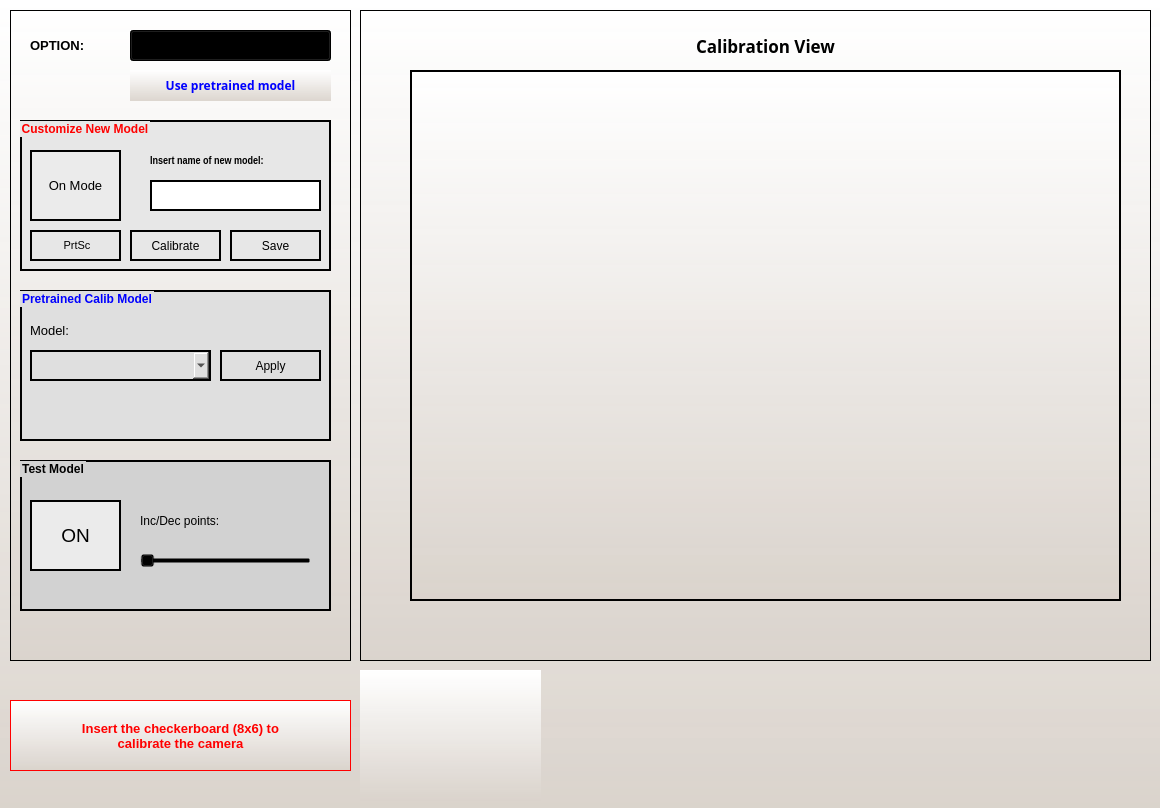
<?xml version="1.0" encoding="UTF-8"?>
<ui version="4.0">
 <class>CameraDialog</class>
 <widget class="QDialog" name="CameraDialog">
  <property name="geometry">
   <rect>
    <x>0</x>
    <y>0</y>
    <width>1160</width>
    <height>808</height>
   </rect>
  </property>
  <property name="windowTitle">
   <string>Calibrate the camera</string>
  </property>
  <property name="windowIcon">
   <iconset>
    <normaloff>icon_tools.png</normaloff>icon_tools.png</iconset>
  </property>
  <property name="styleSheet">
   <string notr="true">background-color:qlineargradient(spread:pad, x1:1, y1:1, x2:1, y2:0, stop:0 rgba(218, 211, 204, 240), stop:1 rgba(255, 255, 255, 255))</string>
  </property>
  <widget class="QFrame" name="frame_8">
   <property name="geometry">
    <rect>
     <x>10</x>
     <y>10</y>
     <width>341</width>
     <height>651</height>
    </rect>
   </property>
   <property name="styleSheet">
    <string notr="true"/>
   </property>
   <property name="frameShape">
    <enum>QFrame::StyledPanel</enum>
   </property>
   <property name="frameShadow">
    <enum>QFrame::Plain</enum>
   </property>
   <widget class="QGroupBox" name="groupBox_11">
    <property name="geometry">
     <rect>
      <x>10</x>
      <y>280</y>
      <width>311</width>
      <height>151</height>
     </rect>
    </property>
    <property name="font">
     <font>
      <pointsize>9</pointsize>
      <weight>75</weight>
      <bold>true</bold>
     </font>
    </property>
    <property name="styleSheet">
     <string notr="true">color: rgb(0,0,255);border: 2px solid;background:rgb(223, 223, 223)</string>
    </property>
    <property name="title">
     <string>Pretrained Calib Model</string>
    </property>
    <widget class="QComboBox" name="cb_calib_model">
     <property name="geometry">
      <rect>
       <x>10</x>
       <y>60</y>
       <width>181</width>
       <height>31</height>
      </rect>
     </property>
     <property name="font">
      <font>
       <pointsize>9</pointsize>
       <weight>50</weight>
       <bold>false</bold>
      </font>
     </property>
     <property name="styleSheet">
      <string notr="true">color: black;</string>
     </property>
    </widget>
    <widget class="QLabel" name="label_44">
     <property name="geometry">
      <rect>
       <x>10</x>
       <y>30</y>
       <width>55</width>
       <height>21</height>
      </rect>
     </property>
     <property name="font">
      <font>
       <pointsize>10</pointsize>
       <weight>50</weight>
       <bold>false</bold>
      </font>
     </property>
     <property name="styleSheet">
      <string notr="true">background: transparent;color: black; border:none;</string>
     </property>
     <property name="text">
      <string>Model:</string>
     </property>
    </widget>
    <widget class="QPushButton" name="btn_apply_calib_model">
     <property name="geometry">
      <rect>
       <x>200</x>
       <y>60</y>
       <width>101</width>
       <height>31</height>
      </rect>
     </property>
     <property name="font">
      <font>
       <weight>50</weight>
       <bold>false</bold>
      </font>
     </property>
     <property name="cursor">
      <cursorShape>PointingHandCursor</cursorShape>
     </property>
     <property name="styleSheet">
      <string notr="true">color :black;</string>
     </property>
     <property name="text">
      <string>Apply</string>
     </property>
    </widget>
    <widget class="QLabel" name="txt_calib_model">
     <property name="geometry">
      <rect>
       <x>10</x>
       <y>110</y>
       <width>291</width>
       <height>31</height>
      </rect>
     </property>
     <property name="font">
      <font>
       <family>Noto Sans</family>
       <pointsize>8</pointsize>
       <weight>50</weight>
       <italic>false</italic>
       <bold>false</bold>
      </font>
     </property>
     <property name="styleSheet">
      <string notr="true">color: black; border:none;</string>
     </property>
     <property name="frameShape">
      <enum>QFrame::NoFrame</enum>
     </property>
     <property name="frameShadow">
      <enum>QFrame::Raised</enum>
     </property>
     <property name="text">
      <string/>
     </property>
     <property name="alignment">
      <set>Qt::AlignCenter</set>
     </property>
    </widget>
   </widget>
   <widget class="QGroupBox" name="groupBox_12">
    <property name="geometry">
     <rect>
      <x>10</x>
      <y>450</y>
      <width>311</width>
      <height>151</height>
     </rect>
    </property>
    <property name="font">
     <font>
      <pointsize>9</pointsize>
      <weight>75</weight>
      <bold>true</bold>
     </font>
    </property>
    <property name="styleSheet">
     <string notr="true">border: 2px solid;background:rgb(210, 210, 210)</string>
    </property>
    <property name="title">
     <string>Test Model</string>
    </property>
    <widget class="QPushButton" name="btn_on_cam_test">
     <property name="geometry">
      <rect>
       <x>10</x>
       <y>40</y>
       <width>91</width>
       <height>71</height>
      </rect>
     </property>
     <property name="font">
      <font>
       <pointsize>14</pointsize>
       <weight>50</weight>
       <bold>false</bold>
      </font>
     </property>
     <property name="cursor">
      <cursorShape>PointingHandCursor</cursorShape>
     </property>
     <property name="styleSheet">
      <string notr="true">background: rgb(235,235,235)</string>
     </property>
     <property name="text">
      <string>ON</string>
     </property>
     <property name="autoDefault">
      <bool>true</bool>
     </property>
    </widget>
    <widget class="QSlider" name="slide_points_test">
     <property name="geometry">
      <rect>
       <x>120</x>
       <y>90</y>
       <width>171</width>
       <height>21</height>
      </rect>
     </property>
     <property name="font">
      <font>
       <pointsize>8</pointsize>
      </font>
     </property>
     <property name="styleSheet">
      <string notr="true">background: transparent;border:none;</string>
     </property>
     <property name="minimum">
      <number>5</number>
     </property>
     <property name="maximum">
      <number>15</number>
     </property>
     <property name="orientation">
      <enum>Qt::Horizontal</enum>
     </property>
    </widget>
    <widget class="QLabel" name="label_39">
     <property name="geometry">
      <rect>
       <x>120</x>
       <y>45</y>
       <width>171</width>
       <height>31</height>
      </rect>
     </property>
     <property name="font">
      <font>
       <pointsize>9</pointsize>
       <weight>50</weight>
       <bold>false</bold>
      </font>
     </property>
     <property name="styleSheet">
      <string notr="true">background:transparent; border:none;</string>
     </property>
     <property name="text">
      <string>Inc/Dec points:</string>
     </property>
    </widget>
   </widget>
   <widget class="QGroupBox" name="groupBox_9">
    <property name="geometry">
     <rect>
      <x>10</x>
      <y>110</y>
      <width>311</width>
      <height>151</height>
     </rect>
    </property>
    <property name="font">
     <font>
      <pointsize>9</pointsize>
      <weight>75</weight>
      <bold>true</bold>
     </font>
    </property>
    <property name="styleSheet">
     <string notr="true">color: rgb(255,0,0);border: 2px solid;background: rgb(231, 231, 231)</string>
    </property>
    <property name="title">
     <string>Customize New Model</string>
    </property>
    <widget class="QPushButton" name="btn_calib_mode_cam">
     <property name="geometry">
      <rect>
       <x>10</x>
       <y>30</y>
       <width>91</width>
       <height>71</height>
      </rect>
     </property>
     <property name="font">
      <font>
       <pointsize>10</pointsize>
       <weight>50</weight>
       <bold>false</bold>
      </font>
     </property>
     <property name="cursor">
      <cursorShape>PointingHandCursor</cursorShape>
     </property>
     <property name="styleSheet">
      <string notr="true">background: rgb(235,235,235); color: rgb(0,0,0);</string>
     </property>
     <property name="text">
      <string>On Mode</string>
     </property>
     <property name="autoDefault">
      <bool>true</bool>
     </property>
    </widget>
    <widget class="QPushButton" name="btn_scrshot">
     <property name="geometry">
      <rect>
       <x>10</x>
       <y>110</y>
       <width>91</width>
       <height>31</height>
      </rect>
     </property>
     <property name="font">
      <font>
       <pointsize>8</pointsize>
       <weight>50</weight>
       <bold>false</bold>
      </font>
     </property>
     <property name="cursor">
      <cursorShape>PointingHandCursor</cursorShape>
     </property>
     <property name="styleSheet">
      <string notr="true">color: rgb(0,0,0);</string>
     </property>
     <property name="text">
      <string> PrtSc</string>
     </property>
     <property name="icon">
      <iconset>
       <normaloff>icon_scnshot.png</normaloff>icon_scnshot.png</iconset>
     </property>
    </widget>
    <widget class="QPushButton" name="btn_calib_cam">
     <property name="geometry">
      <rect>
       <x>110</x>
       <y>110</y>
       <width>91</width>
       <height>31</height>
      </rect>
     </property>
     <property name="font">
      <font>
       <weight>50</weight>
       <bold>false</bold>
      </font>
     </property>
     <property name="cursor">
      <cursorShape>PointingHandCursor</cursorShape>
     </property>
     <property name="styleSheet">
      <string notr="true">color: rgb(0,0,0);</string>
     </property>
     <property name="text">
      <string>Calibrate</string>
     </property>
     <property name="icon">
      <iconset>
       <normaloff>icon_calib.png</normaloff>icon_calib.png</iconset>
     </property>
    </widget>
    <widget class="QPushButton" name="btn_save_model">
     <property name="geometry">
      <rect>
       <x>210</x>
       <y>110</y>
       <width>91</width>
       <height>31</height>
      </rect>
     </property>
     <property name="font">
      <font>
       <weight>50</weight>
       <bold>false</bold>
      </font>
     </property>
     <property name="cursor">
      <cursorShape>PointingHandCursor</cursorShape>
     </property>
     <property name="styleSheet">
      <string notr="true">color: rgb(0,0,0);</string>
     </property>
     <property name="text">
      <string>Save</string>
     </property>
     <property name="icon">
      <iconset>
       <normaloff>icon_save.png</normaloff>icon_save.png</iconset>
     </property>
    </widget>
    <widget class="QLabel" name="label_47">
     <property name="geometry">
      <rect>
       <x>130</x>
       <y>30</y>
       <width>171</width>
       <height>21</height>
      </rect>
     </property>
     <property name="font">
      <font>
       <family>Arial Narrow</family>
       <pointsize>8</pointsize>
       <weight>75</weight>
       <italic>false</italic>
       <bold>true</bold>
      </font>
     </property>
     <property name="styleSheet">
      <string notr="true">background: transparent;color: rgb(0,0,0);border:none;</string>
     </property>
     <property name="text">
      <string>Insert name of new model:</string>
     </property>
    </widget>
    <widget class="QTextEdit" name="txt_name_calib_model">
     <property name="geometry">
      <rect>
       <x>130</x>
       <y>60</y>
       <width>171</width>
       <height>31</height>
      </rect>
     </property>
     <property name="font">
      <font>
       <weight>50</weight>
       <bold>false</bold>
      </font>
     </property>
     <property name="cursor" stdset="0">
      <cursorShape>IBeamCursor</cursorShape>
     </property>
     <property name="styleSheet">
      <string notr="true">background: #FFFFFF</string>
     </property>
     <property name="frameShape">
      <enum>QFrame::WinPanel</enum>
     </property>
     <property name="frameShadow">
      <enum>QFrame::Sunken</enum>
     </property>
     <property name="verticalScrollBarPolicy">
      <enum>Qt::ScrollBarAlwaysOff</enum>
     </property>
     <property name="horizontalScrollBarPolicy">
      <enum>Qt::ScrollBarAlwaysOff</enum>
     </property>
     <property name="sizeAdjustPolicy">
      <enum>QAbstractScrollArea::AdjustToContents</enum>
     </property>
    </widget>
   </widget>
   <widget class="QLabel" name="label_51">
    <property name="geometry">
     <rect>
      <x>20</x>
      <y>20</y>
      <width>91</width>
      <height>31</height>
     </rect>
    </property>
    <property name="font">
     <font>
      <pointsize>10</pointsize>
      <weight>75</weight>
      <bold>true</bold>
     </font>
    </property>
    <property name="styleSheet">
     <string notr="true">background: transparent;</string>
    </property>
    <property name="text">
     <string>OPTION:</string>
    </property>
   </widget>
   <widget class="QComboBox" name="cb_opt_calib_cam_2">
    <property name="geometry">
     <rect>
      <x>120</x>
      <y>20</y>
      <width>201</width>
      <height>31</height>
     </rect>
    </property>
    <property name="font">
     <font>
      <pointsize>9</pointsize>
     </font>
    </property>
    <property name="styleSheet">
     <string notr="true"/>
    </property>
   </widget>
   <widget class="QLabel" name="lb_opt_calib_cam_2">
    <property name="geometry">
     <rect>
      <x>120</x>
      <y>60</y>
      <width>201</width>
      <height>31</height>
     </rect>
    </property>
    <property name="font">
     <font>
      <family>Noto Sans</family>
      <pointsize>9</pointsize>
      <weight>75</weight>
      <italic>false</italic>
      <bold>true</bold>
     </font>
    </property>
    <property name="styleSheet">
     <string notr="true">color: rgb(0,0,255);</string>
    </property>
    <property name="frameShape">
     <enum>QFrame::NoFrame</enum>
    </property>
    <property name="frameShadow">
     <enum>QFrame::Raised</enum>
    </property>
    <property name="text">
     <string>Use pretrained model</string>
    </property>
    <property name="alignment">
     <set>Qt::AlignCenter</set>
    </property>
   </widget>
  </widget>
  <widget class="QLabel" name="label_17">
   <property name="geometry">
    <rect>
     <x>10</x>
     <y>700</y>
     <width>341</width>
     <height>71</height>
    </rect>
   </property>
   <property name="font">
    <font>
     <pointsize>10</pointsize>
     <weight>75</weight>
     <italic>false</italic>
     <bold>true</bold>
     <underline>false</underline>
    </font>
   </property>
   <property name="styleSheet">
    <string notr="true">color: rgb(255,0,0);
</string>
   </property>
   <property name="frameShape">
    <enum>QFrame::Box</enum>
   </property>
   <property name="text">
    <string>Insert the checkerboard (8x6) to
calibrate the camera</string>
   </property>
   <property name="textFormat">
    <enum>Qt::AutoText</enum>
   </property>
   <property name="scaledContents">
    <bool>true</bool>
   </property>
   <property name="alignment">
    <set>Qt::AlignCenter</set>
   </property>
   <property name="wordWrap">
    <bool>true</bool>
   </property>
  </widget>
  <widget class="QLabel" name="label_52">
   <property name="geometry">
    <rect>
     <x>360</x>
     <y>670</y>
     <width>181</width>
     <height>131</height>
    </rect>
   </property>
   <property name="text">
    <string/>
   </property>
   <property name="pixmap">
    <pixmap>img_ex_checkerboard.png</pixmap>
   </property>
   <property name="scaledContents">
    <bool>true</bool>
   </property>
  </widget>
  <widget class="QFrame" name="frame">
   <property name="geometry">
    <rect>
     <x>360</x>
     <y>10</y>
     <width>791</width>
     <height>651</height>
    </rect>
   </property>
   <property name="styleSheet">
    <string notr="true"/>
   </property>
   <property name="frameShape">
    <enum>QFrame::StyledPanel</enum>
   </property>
   <property name="frameShadow">
    <enum>QFrame::Plain</enum>
   </property>
   <widget class="QWidget" name="gridLayoutWidget">
    <property name="geometry">
     <rect>
      <x>50</x>
      <y>60</y>
      <width>711</width>
      <height>531</height>
     </rect>
    </property>
    <layout class="QGridLayout" name="gridLayout">
     <property name="sizeConstraint">
      <enum>QLayout::SetDefaultConstraint</enum>
     </property>
     <item row="0" column="0">
      <widget class="QLabel" name="calib_cam_view">
       <property name="frameShape">
        <enum>QFrame::WinPanel</enum>
       </property>
       <property name="text">
        <string/>
       </property>
       <property name="pixmap">
        <pixmap>load_image.png</pixmap>
       </property>
       <property name="scaledContents">
        <bool>true</bool>
       </property>
      </widget>
     </item>
    </layout>
   </widget>
   <widget class="QLabel" name="label_46">
    <property name="geometry">
     <rect>
      <x>50</x>
      <y>10</y>
      <width>711</width>
      <height>51</height>
     </rect>
    </property>
    <property name="font">
     <font>
      <family>Barlow Condensed Light</family>
      <pointsize>13</pointsize>
      <weight>75</weight>
      <bold>true</bold>
     </font>
    </property>
    <property name="styleSheet">
     <string notr="true">background:transparent;</string>
    </property>
    <property name="text">
     <string>Calibration View</string>
    </property>
    <property name="alignment">
     <set>Qt::AlignCenter</set>
    </property>
   </widget>
   <widget class="QLabel" name="txt_info_calib_cam">
    <property name="geometry">
     <rect>
      <x>50</x>
      <y>600</y>
      <width>711</width>
      <height>31</height>
     </rect>
    </property>
    <property name="font">
     <font>
      <family>Noto Serif</family>
      <pointsize>10</pointsize>
      <weight>75</weight>
      <bold>true</bold>
     </font>
    </property>
    <property name="styleSheet">
     <string notr="true">background: transparent</string>
    </property>
    <property name="frameShape">
     <enum>QFrame::WinPanel</enum>
    </property>
    <property name="frameShadow">
     <enum>QFrame::Sunken</enum>
    </property>
    <property name="text">
     <string/>
    </property>
   </widget>
  </widget>
 </widget>
 <resources/>
 <connections/>
</ui>
